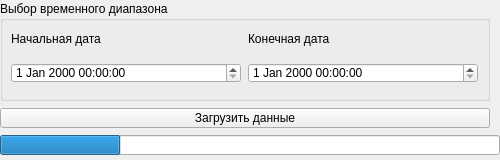
<?xml version="1.0" encoding="UTF-8"?>
<ui version="4.0">
 <class>LoadDataWindow</class>
 <widget class="QWidget" name="LoadDataWindow">
  <property name="geometry">
   <rect>
    <x>0</x>
    <y>0</y>
    <width>500</width>
    <height>160</height>
   </rect>
  </property>
  <property name="minimumSize">
   <size>
    <width>500</width>
    <height>160</height>
   </size>
  </property>
  <property name="maximumSize">
   <size>
    <width>500</width>
    <height>160</height>
   </size>
  </property>
  <property name="windowTitle">
   <string>LoadDataWindow</string>
  </property>
  <widget class="QWidget" name="verticalLayoutWidget">
   <property name="geometry">
    <rect>
     <x>0</x>
     <y>0</y>
     <width>502</width>
     <height>158</height>
    </rect>
   </property>
   <layout class="QVBoxLayout" name="verticalLayout">
    <item>
     <widget class="QGroupBox" name="TimeDiapazonLOAD">
      <property name="minimumSize">
       <size>
        <width>490</width>
        <height>100</height>
       </size>
      </property>
      <property name="maximumSize">
       <size>
        <width>490</width>
        <height>100</height>
       </size>
      </property>
      <property name="title">
       <string>Выбор временного диапазона</string>
      </property>
      <widget class="QWidget" name="gridLayoutWidget_3">
       <property name="geometry">
        <rect>
         <x>10</x>
         <y>20</y>
         <width>471</width>
         <height>71</height>
        </rect>
       </property>
       <layout class="QGridLayout" name="TimeDiapazonGridLayoutLOAD">
        <item row="0" column="1">
         <widget class="QLabel" name="EndDateLabelLOAD">
          <property name="maximumSize">
           <size>
            <width>230</width>
            <height>20</height>
           </size>
          </property>
          <property name="text">
           <string>Конечная дата</string>
          </property>
         </widget>
        </item>
        <item row="1" column="1">
         <widget class="QDateTimeEdit" name="ToDateTimeLOAD">
          <property name="maximumSize">
           <size>
            <width>230</width>
            <height>20</height>
           </size>
          </property>
          <property name="cursor">
           <cursorShape>IBeamCursor</cursorShape>
          </property>
         </widget>
        </item>
        <item row="1" column="0">
         <widget class="QDateTimeEdit" name="FromDateTimeLOAD">
          <property name="maximumSize">
           <size>
            <width>230</width>
            <height>20</height>
           </size>
          </property>
          <property name="cursor">
           <cursorShape>IBeamCursor</cursorShape>
          </property>
         </widget>
        </item>
        <item row="0" column="0">
         <widget class="QLabel" name="StartDateLabelLOAD">
          <property name="maximumSize">
           <size>
            <width>230</width>
            <height>20</height>
           </size>
          </property>
          <property name="text">
           <string>Начальная дата</string>
          </property>
         </widget>
        </item>
       </layout>
      </widget>
     </widget>
    </item>
    <item>
     <widget class="QPushButton" name="loadButton">
      <property name="minimumSize">
       <size>
        <width>490</width>
        <height>20</height>
       </size>
      </property>
      <property name="maximumSize">
       <size>
        <width>490</width>
        <height>20</height>
       </size>
      </property>
      <property name="cursor">
       <cursorShape>PointingHandCursor</cursorShape>
      </property>
      <property name="text">
       <string>Загрузить данные</string>
      </property>
     </widget>
    </item>
    <item>
     <widget class="QProgressBar" name="progressBar">
      <property name="minimumSize">
       <size>
        <width>500</width>
        <height>20</height>
       </size>
      </property>
      <property name="maximumSize">
       <size>
        <width>500</width>
        <height>20</height>
       </size>
      </property>
      <property name="value">
       <number>24</number>
      </property>
      <property name="textVisible">
       <bool>false</bool>
      </property>
     </widget>
    </item>
   </layout>
  </widget>
 </widget>
 <resources/>
 <connections/>
</ui>
